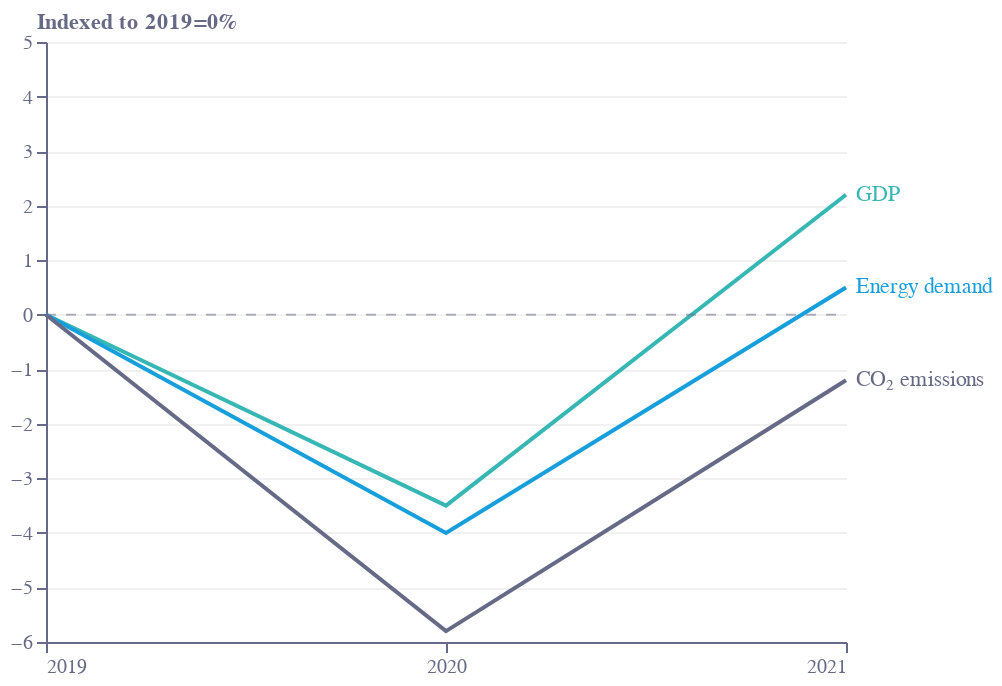

This figure's notebook cell:
### Code cell
base = alt.Chart(f1).encode(
    x=alt.X(
        "year:Q",
        sort=[],
        axis=alt.Axis(
            grid=False,
            titleAlign="center",
            titleAnchor="middle",
            title="",
            titleY=-15,
            titleX=207,
            labelColor=colors["eco-gray"],
            titleColor=colors["eco-gray"],
            tickColor=colors["eco-gray"],
            domainColor=colors["eco-gray"],
            tickCount=2,
            format=".0f",
            orient="bottom",
            labelAngle=0,
        ),
    )
)
line1 = base.mark_line(color=colors["eco-turquiose"]).encode(
    y=alt.Y(
        "gdp:Q",
        sort=[],
        axis=alt.Axis(
            gridOpacity=0.4,
            title="Indexed to 2019=0%",
            titleX=-5,
            titleY=-5,
            titleBaseline="bottom",
            titleAngle=0,
            titleAlign="left",
            labelColor=colors["eco-gray"],
            titleColor=colors["eco-gray"],
            tickColor=colors["eco-gray"],
            domainColor=colors["eco-gray"],
        ),
        scale=alt.Scale(domain=[-6, 5]),
    )
)
label1 = line1.mark_text(
    text="GDP", color=colors["eco-turquiose"], align="left", dx=5
).transform_filter("datum.year==2021")
line2 = base.mark_line(color=colors["eco-light-blue"]).encode(
    y=alt.Y("energy:Q", sort=[])
)
label2 = line2.mark_text(
    text="Energy demand", color=colors["eco-light-blue"], align="left", dx=5
).transform_filter("datum.year==2021")
line3 = base.mark_line(color=colors["eco-gray"]).encode(y=alt.Y("co2:Q", sort=[]))
label3 = line3.mark_text(
    text="CO₂ emissions", color=colors["eco-gray"], align="left", dx=5
).transform_filter("datum.year==2021")
axis1 = (
    alt.Chart(pd.DataFrame([{"x": 2019, "y": 0}, {"x": 2021, "y": 0}]))
    .mark_line(strokeWidth=1, strokeDash=[5, 5], color=colors["eco-gray"], opacity=0.5)
    .encode(x=alt.X("x:Q", sort=[]), y="y:Q")
)
layer1 = (
    (
        (line1 + axis1 + line2 + label2 + label1 + label3 + line3).properties(
            height=300, width=400
        )
    )
    .configure_view(stroke=None)
    .properties(title="")
)
layer1.save("visualisation/" + f + ".json")
layer1.save("visualisation/" + f + ".png")
open("README.md", "w").write(readme)
layer1

### Figure 1 — Vega-Lite specification as saved in the notebook (floating-point values rounded to 4 significant figures)
{"config": {"view": {"continuousWidth": 400, "continuousHeight": 300, "stroke": null}}, "layer": [{"data": {"name": "data-35caa8541eac07f57f49bef3bd9a63e4"}, "mark": {"type": "line", "color": "#36B7B4"}, "encoding": {"x": {"axis": {"domainColor": "#676A86", "format": ".0f", "grid": false, "labelAngle": 0, "labelColor": "#676A86", "orient": "bottom", "tickColor": "#676A86", "tickCount": 2, "title": "", "titleAlign": "center", "titleAnchor": "middle", "titleColor": "#676A86", "titleX": 207, "titleY": -15}, "field": "year", "sort": [], "type": "quantitative"}, "y": {"axis": {"domainColor": "#676A86", "gridOpacity": 0.4, "labelColor": "#676A86", "tickColor": "#676A86", "title": "Indexed to 2019=0%", "titleAlign": "left", "titleAngle": 0, "titleBaseline": "bottom", "titleColor": "#676A86", "titleX": -5, "titleY": -5}, "field": "gdp", "scale": {"domain": [-6, 5]}, "sort": [], "type": "quantitative"}}}, {"data": {"name": "data-7401149677a95b5d0bebe3e5c1f7f661"}, "mark": {"type": "line", "color": "#676A86", "opacity": 0.5, "strokeDash": [5, 5], "strokeWidth": 1}, "encoding": {"x": {"field": "x", "sort": [], "type": "quantitative"}, "y": {"field": "y", "type": "quantitative"}}}, {"data": {"name": "data-35caa8541eac07f57f49bef3bd9a63e4"}, "mark": {"type": "line", "color": "#179FDB"}, "encoding": {"x": {"axis": {"domainColor": "#676A86", "format": ".0f", "grid": false, "labelAngle": 0, "labelColor": "#676A86", "orient": "bottom", "tickColor": "#676A86", "tickCount": 2, "title": "", "titleAlign": "center", "titleAnchor": "middle", "titleColor": "#676A86", "titleX": 207, "titleY": -15}, "field": "year", "sort": [], "type": "quantitative"}, "y": {"field": "energy", "sort": [], "type": "quantitative"}}}, {"data": {"name": "data-35caa8541eac07f57f49bef3bd9a63e4"}, "mark": {"type": "text", "align": "left", "color": "#179FDB", "dx": 5, "text": "Energy demand"}, "encoding": {"x": {"axis": {"domainColor": "#676A86", "format": ".0f", "grid": false, "labelAngle": 0, "labelColor": "#676A86", "orient": "bottom", "tickColor": "#676A86", "tickCount": 2, "title": "", "titleAlign": "center", "titleAnchor": "middle", "titleColor": "#676A86", "titleX": 207, "titleY": -15}, "field": "year", "sort": [], "type": "quantitative"}, "y": {"field": "energy", "sort": [], "type": "quantitative"}}, "transform": [{"filter": "datum.year==2021"}]}, {"data": {"name": "data-35caa8541eac07f57f49bef3bd9a63e4"}, "mark": {"type": "text", "align": "left", "color": "#36B7B4", "dx": 5, "text": "GDP"}, "encoding": {"x": {"axis": {"domainColor": "#676A86", "format": ".0f", "grid": false, "labelAngle": 0, "labelColor": "#676A86", "orient": "bottom", "tickColor": "#676A86", "tickCount": 2, "title": "", "titleAlign": "center", "titleAnchor": "middle", "titleColor": "#676A86", "titleX": 207, "titleY": -15}, "field": "year", "sort": [], "type": "quantitative"}, "y": {"axis": {"domainColor": "#676A86", "gridOpacity": 0.4, "labelColor": "#676A86", "tickColor": "#676A86", "title": "Indexed to 2019=0%", "titleAlign": "left", "titleAngle": 0, "titleBaseline": "bottom", "titleColor": "#676A86", "titleX": -5, "titleY": -5}, "field": "gdp", "scale": {"domain": [-6, 5]}, "sort": [], "type": "quantitative"}}, "transform": [{"filter": "datum.year==2021"}]}, {"data": {"name": "data-35caa8541eac07f57f49bef3bd9a63e4"}, "mark": {"type": "text", "align": "left", "color": "#676A86", "dx": 5, "text": "CO₂ emissions"}, "encoding": {"x": {"axis": {"domainColor": "#676A86", "format": ".0f", "grid": false, "labelAngle": 0, "labelColor": "#676A86", "orient": "bottom", "tickColor": "#676A86", "tickCount": 2, "title": "", "titleAlign": "center", "titleAnchor": "middle", "titleColor": "#676A86", "titleX": 207, "titleY": -15}, "field": "year", "sort": [], "type": "quantitative"}, "y": {"field": "co2", "sort": [], "type": "quantitative"}}, "transform": [{"filter": "datum.year==2021"}]}, {"data": {"name": "data-35caa8541eac07f57f49bef3bd9a63e4"}, "mark": {"type": "line", "color": "#676A86"}, "encoding": {"x": {"axis": {"domainColor": "#676A86", "format": ".0f", "grid": false, "labelAngle": 0, "labelColor": "#676A86", "orient": "bottom", "tickColor": "#676A86", "tickCount": 2, "title": "", "titleAlign": "center", "titleAnchor": "middle", "titleColor": "#676A86", "titleX": 207, "titleY": -15}, "field": "year", "sort": [], "type": "quantitative"}, "y": {"field": "co2", "sort": [], "type": "quantitative"}}}], "height": 300, "title": "", "width": 400, "$schema": "https://vega.github.io/schema/vega-lite/v4.17.0.json", "datasets": {"data-35caa8541eac07f57f49bef3bd9a63e4": [{"year": 2019, "gdp": 0.0, "energy": 0.0, "co2": 0.0}, {"year": 2020, "gdp": -3.5, "energy": -4.0, "co2": -5.8}, {"year": 2021, "gdp": 2.2, "energy": 0.5, "co2": -1.2}], "data-7401149677a95b5d0bebe3e5c1f7f661": [{"x": 2019, "y": 0}, {"x": 2021, "y": 0}]}}
